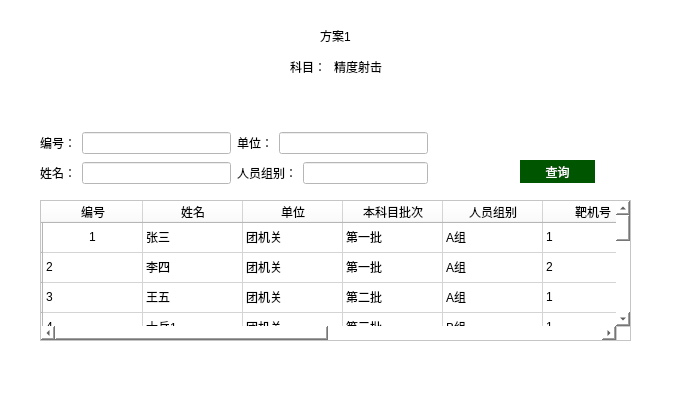
<?xml version="1.0" encoding="UTF-8"?>
<ui version="4.0">
 <class>SchemeItem</class>
 <widget class="QWidget" name="SchemeItem">
  <property name="geometry">
   <rect>
    <x>0</x>
    <y>0</y>
    <width>700</width>
    <height>400</height>
   </rect>
  </property>
  <property name="windowTitle">
   <string>Form</string>
  </property>
  <property name="styleSheet">
   <string notr="true">background-color: rgb(255, 255, 255);</string>
  </property>
  <widget class="QTableWidget" name="tableWidget">
   <property name="geometry">
    <rect>
     <x>40</x>
     <y>200</y>
     <width>591</width>
     <height>141</height>
    </rect>
   </property>
   <property name="font">
    <font>
     <weight>50</weight>
     <bold>false</bold>
     <underline>false</underline>
     <kerning>true</kerning>
    </font>
   </property>
   <property name="selectionBehavior">
    <enum>QAbstractItemView::SelectItems</enum>
   </property>
   <row>
    <property name="text">
     <string/>
    </property>
   </row>
   <row>
    <property name="text">
     <string/>
    </property>
   </row>
   <row>
    <property name="text">
     <string/>
    </property>
   </row>
   <row>
    <property name="text">
     <string/>
    </property>
   </row>
   <row>
    <property name="text">
     <string/>
    </property>
   </row>
   <row>
    <property name="text">
     <string/>
    </property>
   </row>
   <row>
    <property name="text">
     <string/>
    </property>
   </row>
   <row>
    <property name="text">
     <string/>
    </property>
   </row>
   <row>
    <property name="text">
     <string/>
    </property>
   </row>
   <row>
    <property name="text">
     <string/>
    </property>
   </row>
   <row>
    <property name="text">
     <string/>
    </property>
   </row>
   <column>
    <property name="text">
     <string>编号</string>
    </property>
    <property name="textAlignment">
     <set>AlignCenter</set>
    </property>
   </column>
   <column>
    <property name="text">
     <string>姓名</string>
    </property>
   </column>
   <column>
    <property name="text">
     <string>单位</string>
    </property>
   </column>
   <column>
    <property name="text">
     <string>本科目批次</string>
    </property>
   </column>
   <column>
    <property name="text">
     <string>人员组别</string>
    </property>
   </column>
   <column>
    <property name="text">
     <string>靶机号</string>
    </property>
   </column>
   <column>
    <property name="text">
     <string>靶型</string>
    </property>
   </column>
   <column>
    <property name="text">
     <string>枪械类型</string>
    </property>
   </column>
   <column>
    <property name="text">
     <string>射击距离</string>
    </property>
   </column>
   <column>
    <property name="text">
     <string>评定标准</string>
    </property>
   </column>
   <item row="0" column="0">
    <property name="text">
     <string>1</string>
    </property>
    <property name="textAlignment">
     <set>AlignCenter</set>
    </property>
   </item>
   <item row="0" column="1">
    <property name="text">
     <string>张三</string>
    </property>
   </item>
   <item row="0" column="2">
    <property name="text">
     <string>团机关</string>
    </property>
   </item>
   <item row="0" column="3">
    <property name="text">
     <string>第一批</string>
    </property>
   </item>
   <item row="0" column="4">
    <property name="text">
     <string>A组</string>
    </property>
   </item>
   <item row="0" column="5">
    <property name="text">
     <string>1</string>
    </property>
   </item>
   <item row="1" column="0">
    <property name="text">
     <string>2</string>
    </property>
   </item>
   <item row="1" column="1">
    <property name="text">
     <string>李四</string>
    </property>
   </item>
   <item row="1" column="2">
    <property name="text">
     <string>团机关</string>
    </property>
   </item>
   <item row="1" column="3">
    <property name="text">
     <string>第一批</string>
    </property>
   </item>
   <item row="1" column="4">
    <property name="text">
     <string>A组</string>
    </property>
   </item>
   <item row="1" column="5">
    <property name="text">
     <string>2</string>
    </property>
   </item>
   <item row="2" column="0">
    <property name="text">
     <string>3</string>
    </property>
   </item>
   <item row="2" column="1">
    <property name="text">
     <string>王五</string>
    </property>
   </item>
   <item row="2" column="2">
    <property name="text">
     <string>团机关</string>
    </property>
   </item>
   <item row="2" column="3">
    <property name="text">
     <string>第二批</string>
    </property>
   </item>
   <item row="2" column="4">
    <property name="text">
     <string>A组</string>
    </property>
   </item>
   <item row="2" column="5">
    <property name="text">
     <string>1</string>
    </property>
   </item>
   <item row="3" column="0">
    <property name="text">
     <string>4</string>
    </property>
   </item>
   <item row="3" column="1">
    <property name="text">
     <string>士兵1</string>
    </property>
   </item>
   <item row="3" column="2">
    <property name="text">
     <string>团机关</string>
    </property>
   </item>
   <item row="3" column="3">
    <property name="text">
     <string>第三批</string>
    </property>
   </item>
   <item row="3" column="4">
    <property name="text">
     <string>B组</string>
    </property>
   </item>
   <item row="3" column="5">
    <property name="text">
     <string>1</string>
    </property>
   </item>
   <item row="4" column="0">
    <property name="text">
     <string>5</string>
    </property>
   </item>
   <item row="4" column="1">
    <property name="text">
     <string>士兵2</string>
    </property>
   </item>
   <item row="4" column="2">
    <property name="text">
     <string>团机关</string>
    </property>
   </item>
   <item row="4" column="3">
    <property name="text">
     <string>第三批</string>
    </property>
   </item>
   <item row="4" column="4">
    <property name="text">
     <string>B组</string>
    </property>
   </item>
   <item row="4" column="5">
    <property name="text">
     <string>2</string>
    </property>
   </item>
   <item row="5" column="0">
    <property name="text">
     <string>6</string>
    </property>
   </item>
   <item row="5" column="1">
    <property name="text">
     <string>士兵3</string>
    </property>
   </item>
   <item row="5" column="2">
    <property name="text">
     <string>团机关</string>
    </property>
   </item>
   <item row="5" column="3">
    <property name="text">
     <string>第四批</string>
    </property>
   </item>
   <item row="5" column="4">
    <property name="text">
     <string>B组</string>
    </property>
   </item>
   <item row="5" column="5">
    <property name="text">
     <string>1</string>
    </property>
   </item>
   <item row="6" column="0">
    <property name="text">
     <string>7</string>
    </property>
   </item>
   <item row="6" column="1">
    <property name="text">
     <string>士兵4</string>
    </property>
   </item>
   <item row="6" column="2">
    <property name="text">
     <string>团机关</string>
    </property>
   </item>
   <item row="6" column="3">
    <property name="text">
     <string>第四批</string>
    </property>
   </item>
   <item row="6" column="4">
    <property name="text">
     <string>B组</string>
    </property>
   </item>
   <item row="6" column="5">
    <property name="text">
     <string>2</string>
    </property>
   </item>
   <item row="7" column="0">
    <property name="text">
     <string>8</string>
    </property>
   </item>
  </widget>
  <widget class="QPushButton" name="QueryBtn_ScheItemUI">
   <property name="geometry">
    <rect>
     <x>520</x>
     <y>160</y>
     <width>75</width>
     <height>23</height>
    </rect>
   </property>
   <property name="styleSheet">
    <string notr="true">background-color: rgb(0, 85, 0);
color: rgb(255, 255, 255);
border:none
</string>
   </property>
   <property name="text">
    <string>查询</string>
   </property>
  </widget>
  <widget class="QLabel" name="label_9">
   <property name="geometry">
    <rect>
     <x>320</x>
     <y>30</y>
     <width>54</width>
     <height>12</height>
    </rect>
   </property>
   <property name="text">
    <string>方案1</string>
   </property>
  </widget>
  <widget class="QWidget" name="layoutWidget">
   <property name="geometry">
    <rect>
     <x>290</x>
     <y>60</y>
     <width>92</width>
     <height>14</height>
    </rect>
   </property>
   <layout class="QHBoxLayout" name="horizontalLayout_5">
    <item>
     <widget class="QLabel" name="label">
      <property name="text">
       <string>科目：</string>
      </property>
     </widget>
    </item>
    <item>
     <widget class="QLabel" name="label_6">
      <property name="text">
       <string>精度射击</string>
      </property>
     </widget>
    </item>
   </layout>
  </widget>
  <widget class="QWidget" name="layoutWidget">
   <property name="geometry">
    <rect>
     <x>40</x>
     <y>130</y>
     <width>388</width>
     <height>56</height>
    </rect>
   </property>
   <layout class="QVBoxLayout" name="verticalLayout">
    <item>
     <layout class="QHBoxLayout" name="horizontalLayout_6">
      <item>
       <layout class="QHBoxLayout" name="horizontalLayout_3">
        <item>
         <widget class="QLabel" name="label_3">
          <property name="text">
           <string>编号：</string>
          </property>
         </widget>
        </item>
        <item>
         <widget class="QLineEdit" name="lineEdit_3"/>
        </item>
       </layout>
      </item>
      <item>
       <layout class="QHBoxLayout" name="horizontalLayout">
        <item>
         <widget class="QLabel" name="label_2">
          <property name="text">
           <string>单位：</string>
          </property>
         </widget>
        </item>
        <item>
         <widget class="QLineEdit" name="lineEdit"/>
        </item>
       </layout>
      </item>
     </layout>
    </item>
    <item>
     <layout class="QHBoxLayout" name="horizontalLayout_7">
      <item>
       <layout class="QHBoxLayout" name="horizontalLayout_2">
        <item>
         <widget class="QLabel" name="label_5">
          <property name="text">
           <string>姓名：</string>
          </property>
         </widget>
        </item>
        <item>
         <widget class="QLineEdit" name="lineEdit_2"/>
        </item>
       </layout>
      </item>
      <item>
       <layout class="QHBoxLayout" name="horizontalLayout_4">
        <item>
         <widget class="QLabel" name="label_4">
          <property name="text">
           <string>人员组别：</string>
          </property>
         </widget>
        </item>
        <item>
         <widget class="QLineEdit" name="lineEdit_4"/>
        </item>
       </layout>
      </item>
     </layout>
    </item>
   </layout>
  </widget>
  <zorder>layoutWidget</zorder>
  <zorder>tableWidget</zorder>
  <zorder>QueryBtn_ScheItemUI</zorder>
  <zorder>layoutWidget</zorder>
  <zorder>label_9</zorder>
 </widget>
 <resources/>
 <connections/>
</ui>
